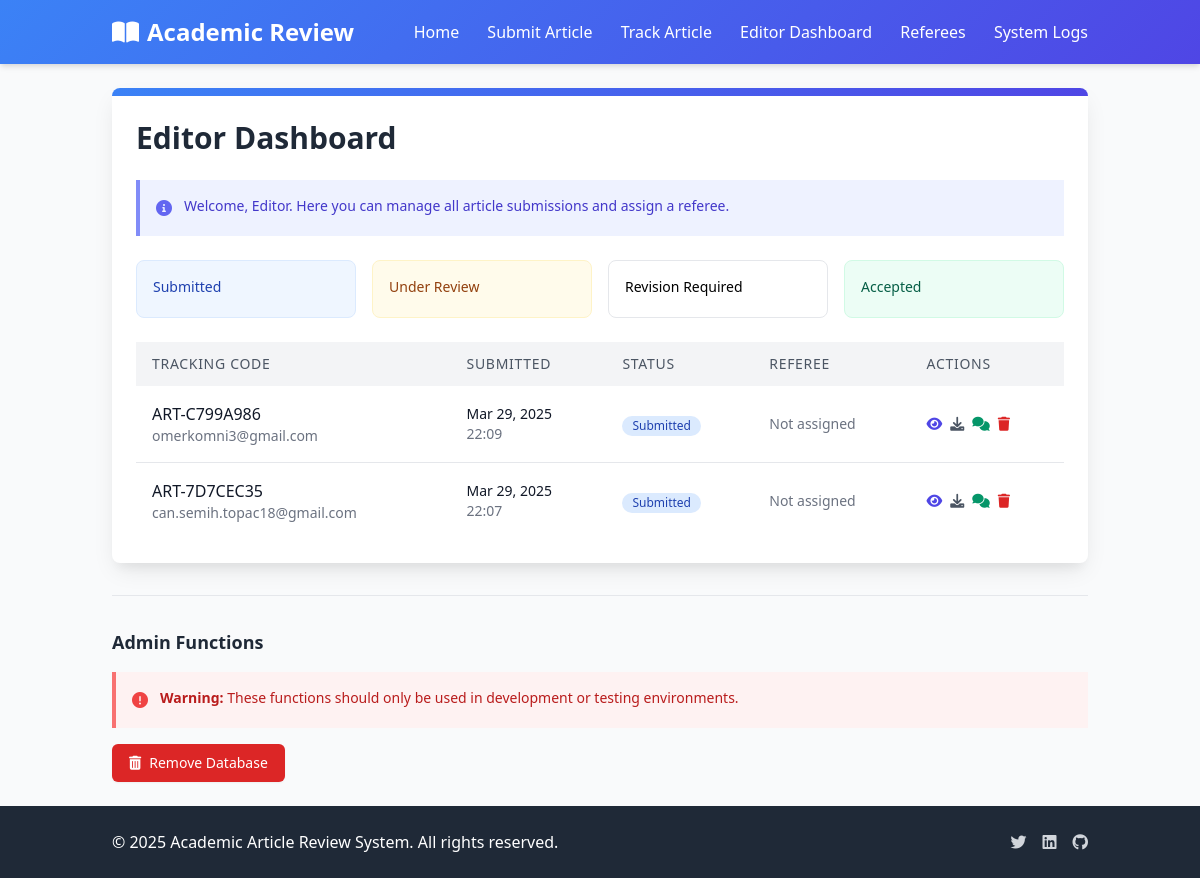
/editor/dashboard/, run on the app's committed database.
### articles/models.py (models this page shows, shortened)
class Article(models.Model):
    STATUS_CHOICES = (
        ('submitted', 'Submitted'),
        ('under_review', 'Under Review'),
        ('revision_required', 'Revision Required'),
        ('accepted', 'Accepted'),
        ('rejected', 'Rejected'),
    )
    title = models.CharField(max_length=255, null=True, blank=True)
    tracking_code = models.CharField(max_length=20, unique=True, editable=False)
    email = models.EmailField()
    file = models.FileField(upload_to='articles/')
    anonymized_file = models.FileField(upload_to='anonymized_articles/', null=True, blank=True)
    status = models.CharField(max_length=50, choices=STATUS_CHOICES, default='submitted')
    submission_date = models.DateTimeField(auto_now_add=True)
    last_updated = models.DateTimeField(auto_now=True)
    referee = models.ForeignKey('Referee', on_delete=models.SET_NULL, null=True, blank=True, related_name='assigned_articles')
    extracted_authors = models.TextField(blank=True, null=True, help_text="Automatically extracted author names")
    extracted_institutions = models.TextField(blank=True, null=True, help_text="Automatically extracted institutions")
    extracted_keywords = models.TextField(blank=True, null=True, help_text="Automatically extracted keywords")
    extracted_emails = models.TextField(blank=True, null=True, help_text="Automatically extracted email addresses")
    anonymization_map = models.TextField(blank=True, null=True, help_text="JSON mapping of original text to encrypted text")
    anonymization_key = models.CharField(max_length=128, blank=True, null=True, help_text="Encryption key for anonymization")
    is_anonymized = models.BooleanField(default=False, help_text="Whether the article has been anonymized")
    def get_status_display(self):
        for status_code, status_name in self.STATUS_CHOICES:
            if self.status == status_code:
                return status_name
        return self.status  # Fallback to the code if no match

### articles/views.py (the view)
# urls.py: path('editor/dashboard/', views.editor_dashboard, name='editor_dashboard'),
def editor_dashboard(request):
    articles = Article.objects.all().order_by('-submission_date')
    return render(request, 'articles/editor/dashboard.html', {'articles': articles})

### templates/articles/editor/dashboard.html (shortened to what this page needs)
{% extends 'articles/base.html' %}
{% block content %}
<div class="max-w-6xl mx-auto">
    <div class="bg-white rounded-lg shadow-card overflow-hidden">
        <div class="gradient-bg h-2"></div>
        <div class="p-6">
            <h1 class="text-3xl font-bold mb-6 text-gray-800">Editor Dashboard</h1>
            <div class="bg-indigo-50 border-l-4 border-indigo-400 p-4 mb-6">
                <div class="flex">
                    <div class="flex-shrink-0">
                        <i class="fas fa-info-circle text-indigo-500"></i>
                    </div>
                    <div class="ml-3">
                        <p class="text-sm text-indigo-700">
                            Welcome, Editor. Here you can manage all article submissions and assign a referee.
                        </p>
                    </div>
                </div>
            </div>
            <div class="grid grid-cols-1 md:grid-cols-4 gap-4 mb-6">
                <div class="bg-blue-50 p-4 rounded-lg border border-blue-100">
                    <h4 class="text-sm font-medium text-blue-800 mb-1">Submitted</h4>
                </div>
                <div class="bg-yellow-50 p-4 rounded-lg border border-yellow-100">
                    <h4 class="text-sm font-medium text-yellow-800 mb-1">Under Review</h4>
                </div>
                <div class="bg-orange-50 p-4 rounded-lg border border-orange-100">
                    <h4 class="text-sm font-medium text-orange-800 mb-1">Revision Required</h4>
                </div>
                <div class="bg-green-50 p-4 rounded-lg border border-green-100">
                    <h4 class="text-sm font-medium text-green-800 mb-1">Accepted</h4>
                </div>
            </div>
            <div class="overflow-x-auto">
                <table class="min-w-full bg-white">
                    <thead class="bg-gray-100">
                        <tr>
                            <th class="py-3 px-4 text-left text-sm font-medium text-gray-600 uppercase tracking-wider">
                                Tracking Code
                            </th>
                            <th class="py-3 px-4 text-left text-sm font-medium text-gray-600 uppercase tracking-wider">
                                Submitted
                            </th>
                            <th class="py-3 px-4 text-left text-sm font-medium text-gray-600 uppercase tracking-wider">
                                Status
                            </th>
                            <th class="py-3 px-4 text-left text-sm font-medium text-gray-600 uppercase tracking-wider">
                                Referee
                            </th>
                            <th class="py-3 px-4 text-left text-sm font-medium text-gray-600 uppercase tracking-wider">
                                Actions
                            </th>
                        </tr>
                    </thead>
                    <tbody class="divide-y divide-gray-200">
                        {% for article in articles %}
                        <tr>
                            <td class="py-4 px-4 whitespace-nowrap">
                                <div class="font-medium text-gray-900">{{ article.tracking_code }}</div>
                                <div class="text-sm text-gray-500">{{ article.email }}</div>
                            </td>
                            <td class="py-4 px-4 whitespace-nowrap">
                                <div class="text-sm text-gray-900">{{ article.submission_date|date:"M d, Y" }}</div>
                                <div class="text-sm text-gray-500">{{ article.submission_date|time:"H:i" }}</div>
                            </td>
                            <td class="py-4 px-4 whitespace-nowrap">
                                <span class="inline-flex items-center px-2.5 py-0.5 rounded-full text-xs font-medium
                                    {% if article.status == 'submitted' %}bg-blue-100 text-blue-800
                                    {% elif article.status == 'under_review' %}bg-yellow-100 text-yellow-800
                                    {% elif article.status == 'revision_required' %}bg-orange-100 text-orange-800
                                    {% elif article.status == 'accepted' %}bg-green-100 text-green-800
                                    {% elif article.status == 'rejected' %}bg-red-100 text-red-800{% endif %}">
                                    {{ article.get_status_display }}
                                </span>
                            </td>
                            <td class="py-4 px-4 whitespace-nowrap">
                                <div class="text-sm text-gray-900">
                                    {% if article.referee %}
                                        {{ article.referee.user.username }}
                                    {% else %}
                                        <span class="text-gray-500">Not assigned</span>
                                    {% endif %}
                                </div>
                            </td>
                            <td class="py-4 px-4 whitespace-nowrap text-sm font-medium">
                                <div class="flex space-x-2">
                                    <a href="{% url 'editor_review' article.id %}" class="text-indigo-600 hover:text-indigo-900" title="Review">
                                        <i class="fas fa-eye"></i>
                                    </a>
                                    <a href="{% url 'download_article' article.id %}" class="text-gray-600 hover:text-gray-900" title="Download">
                                        <i class="fas fa-download"></i>
                                    </a>
                                    <a href="{% url 'editor_chat' article.id %}" class="text-green-600 hover:text-green-900" title="Messages">
                                        <i class="fas fa-comments"></i>
                                    </a>
                                    <a href="{% url 'delete_article' article.id %}" class="text-red-600 hover:text-red-900" title="Delete">
                                        <i class="fas fa-trash"></i>
                                    </a>
                                </div>
                            </td>
                        </tr>
                        {% empty %}
                        <tr>
                            <td colspan="5" class="py-4 px-4 text-center text-gray-500">
                                No articles found.
                            </td>
                        </tr>
                        {% endfor %}
                    </tbody>
                </table>
            </div>
        </div>
    </div>
</div>
<div class="mt-8 border-t border-gray-200 pt-8">
    <div class="flex justify-between items-center mb-4">
        <h2 class="text-lg font-semibold text-gray-800">Admin Functions</h2>
    </div>
    <div class="bg-red-50 border-l-4 border-red-400 p-4 mb-4">
        <div class="flex">
            <div class="flex-shrink-0">
                <i class="fas fa-exclamation-circle text-red-500"></i>
            </div>
            <div class="ml-3">
                <p class="text-sm text-red-700">
                    <strong>Warning:</strong> These functions should only be used in development or testing environments.
                </p>
            </div>
        </div>
    </div>
    <div class="flex">
        <a href="{% url 'reset_database_orm' %}" class="inline-flex items-center px-4 py-2 border border-transparent text-sm font-medium rounded-md shadow-sm text-white bg-red-600 hover:bg-red-700 focus:outline-none focus:ring-2 focus:ring-offset-2 focus:ring-red-500">
            <i class="fas fa-trash-alt mr-2"></i> Remove Database
        </a>
    </div>
</div>
{% endblock %}

### templates/articles/base.html (style rules this page uses)
.gradient-bg { background: linear-gradient(135deg, #3b82f6 0%, #4f46e5 100%); }
.shadow-card { box-shadow: 0 10px 25px -5px rgba(0, 0, 0, 0.1), 0 10px 10px -5px rgba(0, 0, 0, 0.04); }

### data on the page
Article: tracking_code "ART-C799A986", email "omerkomni3@gmail.com", submission_date "Mar 29, 2025", submission_date "22:09", status "Submitted", shows "Not assigned"
Article: tracking_code "ART-7D7CEC35", email "can.semih.topac18@gmail.com", submission_date "Mar 29, 2025", submission_date "22:07", status "Submitted", shows "Not assigned"
